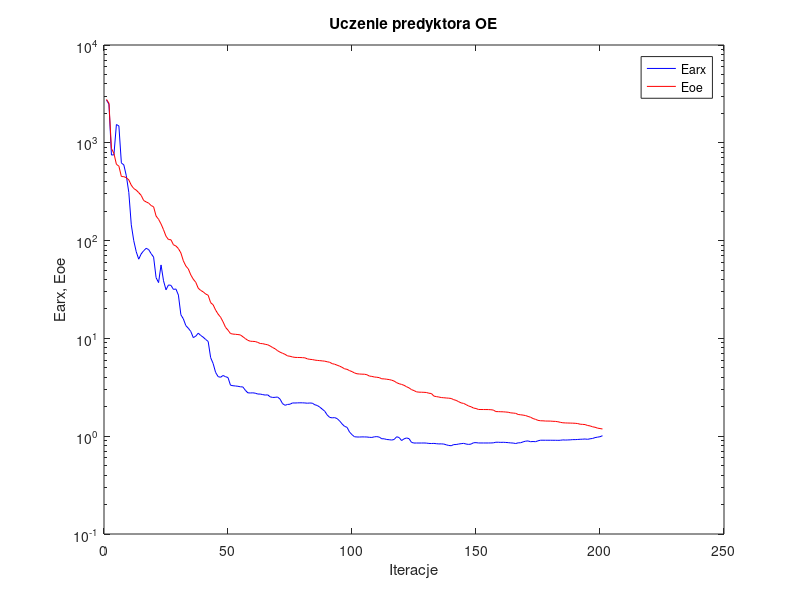
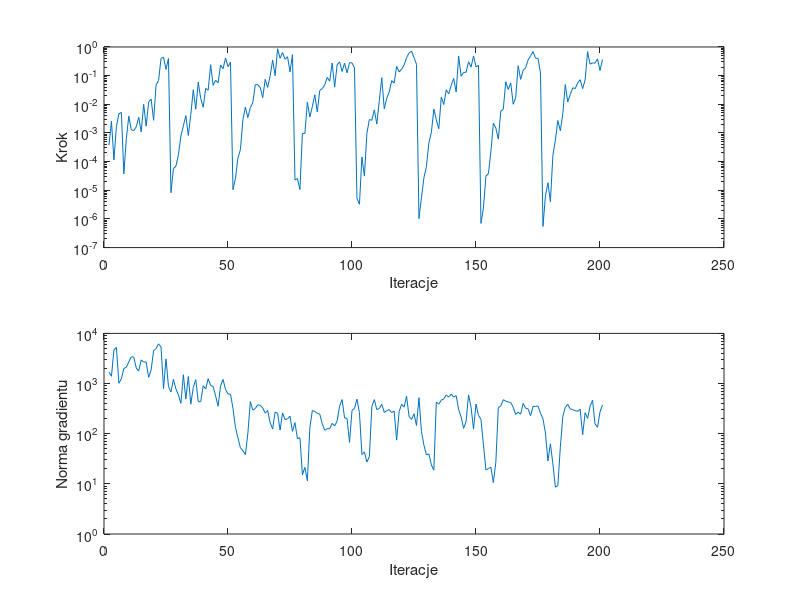

Reproduce these figures in MATLAB, in order.
%uczenie predyktora oe
clear all;
n=0; farx(n+1)=2.736853e+003; foe(n+1)=2.776804e+003; wspucz(n+1)=0.000000e+000; ng(n+1)=0.000000e+000;
%odnowa zmiennej metryki
n=1; farx(n+1)=2.481848e+003; foe(n+1)=2.538449e+003; krok(n+1)=3.748417e-004; ng(n+1)=1.687330e+003;
n=2; farx(n+1)=7.495949e+002; foe(n+1)=8.737540e+002; krok(n+1)=2.559883e-003; ng(n+1)=1.397214e+003;
n=3; farx(n+1)=7.547811e+002; foe(n+1)=7.783925e+002; krok(n+1)=1.151008e-004; ng(n+1)=4.667396e+003;
n=4; farx(n+1)=1.538208e+003; foe(n+1)=6.027641e+002; krok(n+1)=1.683682e-003; ng(n+1)=5.266936e+003;
n=5; farx(n+1)=1.487893e+003; foe(n+1)=5.774754e+002; krok(n+1)=4.644777e-003; ng(n+1)=1.013739e+003;
n=6; farx(n+1)=6.233177e+002; foe(n+1)=4.523012e+002; krok(n+1)=5.214412e-003; ng(n+1)=1.243184e+003;
n=7; farx(n+1)=5.935116e+002; foe(n+1)=4.505007e+002; krok(n+1)=3.740683e-005; ng(n+1)=1.995452e+003;
n=8; farx(n+1)=4.596349e+002; foe(n+1)=4.394796e+002; krok(n+1)=6.384605e-004; ng(n+1)=2.111290e+003;
n=9; farx(n+1)=3.116048e+002; foe(n+1)=4.174015e+002; krok(n+1)=3.846158e-003; ng(n+1)=2.716912e+003;
n=10; farx(n+1)=1.450184e+002; foe(n+1)=3.684592e+002; krok(n+1)=1.291963e-003; ng(n+1)=3.393923e+003;
n=11; farx(n+1)=9.969441e+001; foe(n+1)=3.406149e+002; krok(n+1)=1.210414e-003; ng(n+1)=3.386178e+003;
n=12; farx(n+1)=7.688743e+001; foe(n+1)=3.282146e+002; krok(n+1)=1.651654e-003; ng(n+1)=2.039004e+003;
n=13; farx(n+1)=6.457853e+001; foe(n+1)=3.094168e+002; krok(n+1)=3.516052e-003; ng(n+1)=1.776748e+003;
n=14; farx(n+1)=7.317268e+001; foe(n+1)=2.897721e+002; krok(n+1)=1.093065e-003; ng(n+1)=2.962296e+003;
n=15; farx(n+1)=7.883504e+001; foe(n+1)=2.569121e+002; krok(n+1)=1.000091e-002; ng(n+1)=2.686501e+003;
n=16; farx(n+1)=8.338818e+001; foe(n+1)=2.487063e+002; krok(n+1)=1.726986e-003; ng(n+1)=2.690073e+003;
n=17; farx(n+1)=8.096998e+001; foe(n+1)=2.417579e+002; krok(n+1)=1.196180e-002; ng(n+1)=1.330247e+003;
n=18; farx(n+1)=7.356835e+001; foe(n+1)=2.284101e+002; krok(n+1)=1.532510e-002; ng(n+1)=1.862828e+003;
n=19; farx(n+1)=6.784008e+001; foe(n+1)=2.216512e+002; krok(n+1)=2.774090e-003; ng(n+1)=4.537998e+003;
n=20; farx(n+1)=4.179210e+001; foe(n+1)=1.782732e+002; krok(n+1)=4.739825e-002; ng(n+1)=4.988969e+003;
n=21; farx(n+1)=3.721339e+001; foe(n+1)=1.651575e+002; krok(n+1)=6.700045e-002; ng(n+1)=6.201007e+003;
n=22; farx(n+1)=5.640043e+001; foe(n+1)=1.480148e+002; krok(n+1)=4.041502e-001; ng(n+1)=5.357584e+003;
n=23; farx(n+1)=3.884098e+001; foe(n+1)=1.292462e+002; krok(n+1)=4.386596e-001; ng(n+1)=7.940179e+002;
n=24; farx(n+1)=3.140158e+001; foe(n+1)=1.108564e+002; krok(n+1)=1.653712e-001; ng(n+1)=3.107726e+003;
n=25; farx(n+1)=3.522078e+001; foe(n+1)=1.025139e+002; krok(n+1)=3.963116e-001; ng(n+1)=8.735844e+002;
%odnowa zmiennej metryki
n=26; farx(n+1)=3.485474e+001; foe(n+1)=1.020066e+002; krok(n+1)=8.223627e-006; ng(n+1)=6.791413e+002;
n=27; farx(n+1)=3.169875e+001; foe(n+1)=9.062559e+001; krok(n+1)=5.665485e-005; ng(n+1)=1.212212e+003;
n=28; farx(n+1)=3.200550e+001; foe(n+1)=8.805577e+001; krok(n+1)=6.990770e-005; ng(n+1)=7.788448e+002;
n=29; farx(n+1)=2.772947e+001; foe(n+1)=8.288107e+001; krok(n+1)=1.736749e-004; ng(n+1)=5.956181e+002;
n=30; farx(n+1)=1.745208e+001; foe(n+1)=7.478767e+001; krok(n+1)=7.821151e-004; ng(n+1)=4.019309e+002;
n=31; farx(n+1)=1.583156e+001; foe(n+1)=6.207895e+001; krok(n+1)=1.772228e-003; ng(n+1)=1.499453e+003;
n=32; farx(n+1)=1.351115e+001; foe(n+1)=5.498033e+001; krok(n+1)=4.038010e-003; ng(n+1)=4.902434e+002;
n=33; farx(n+1)=1.270400e+001; foe(n+1)=5.135306e+001; krok(n+1)=8.178849e-004; ng(n+1)=1.382194e+003;
n=34; farx(n+1)=1.176696e+001; foe(n+1)=4.457030e+001; krok(n+1)=4.432757e-003; ng(n+1)=3.878100e+002;
n=35; farx(n+1)=1.019116e+001; foe(n+1)=4.029215e+001; krok(n+1)=3.201356e-002; ng(n+1)=8.393067e+002;
n=36; farx(n+1)=1.053779e+001; foe(n+1)=3.747428e+001; krok(n+1)=6.746361e-003; ng(n+1)=1.196956e+003;
n=37; farx(n+1)=1.131640e+001; foe(n+1)=3.260748e+001; krok(n+1)=5.919426e-002; ng(n+1)=4.355534e+002;
n=38; farx(n+1)=1.072207e+001; foe(n+1)=3.093917e+001; krok(n+1)=1.600986e-002; ng(n+1)=4.354038e+002;
n=39; farx(n+1)=1.029172e+001; foe(n+1)=2.992095e+001; krok(n+1)=7.883344e-003; ng(n+1)=9.055046e+002;
n=40; farx(n+1)=9.753325e+000; foe(n+1)=2.843561e+001; krok(n+1)=3.595477e-002; ng(n+1)=7.781722e+002;
n=41; farx(n+1)=9.309869e+000; foe(n+1)=2.763625e+001; krok(n+1)=3.096569e-002; ng(n+1)=1.250188e+003;
n=42; farx(n+1)=6.358863e+000; foe(n+1)=2.319911e+001; krok(n+1)=2.401567e-001; ng(n+1)=9.097300e+002;
n=43; farx(n+1)=5.539874e+000; foe(n+1)=2.206998e+001; krok(n+1)=4.568872e-002; ng(n+1)=8.756920e+002;
n=44; farx(n+1)=4.489333e+000; foe(n+1)=1.949044e+001; krok(n+1)=6.905442e-002; ng(n+1)=5.674280e+002;
n=45; farx(n+1)=4.067802e+000; foe(n+1)=1.773210e+001; krok(n+1)=5.606295e-002; ng(n+1)=3.530229e+002;
n=46; farx(n+1)=4.004563e+000; foe(n+1)=1.648076e+001; krok(n+1)=2.343012e-001; ng(n+1)=8.961028e+002;
n=47; farx(n+1)=4.175837e+000; foe(n+1)=1.479158e+001; krok(n+1)=1.738735e-001; ng(n+1)=1.210226e+003;
n=48; farx(n+1)=4.061072e+000; foe(n+1)=1.298896e+001; krok(n+1)=4.147513e-001; ng(n+1)=7.622251e+002;
n=49; farx(n+1)=3.978405e+000; foe(n+1)=1.213978e+001; krok(n+1)=2.054358e-001; ng(n+1)=6.167958e+002;
n=50; farx(n+1)=3.322726e+000; foe(n+1)=1.121175e+001; krok(n+1)=2.950300e-001; ng(n+1)=6.150163e+002;
%odnowa zmiennej metryki
n=51; farx(n+1)=3.282080e+000; foe(n+1)=1.106789e+001; krok(n+1)=1.046074e-005; ng(n+1)=3.223645e+002;
n=52; farx(n+1)=3.262688e+000; foe(n+1)=1.101641e+001; krok(n+1)=2.605170e-005; ng(n+1)=1.339163e+002;
n=53; farx(n+1)=3.238504e+000; foe(n+1)=1.094754e+001; krok(n+1)=1.333319e-004; ng(n+1)=8.273679e+001;
n=54; farx(n+1)=3.201609e+000; foe(n+1)=1.085103e+001; krok(n+1)=2.619761e-004; ng(n+1)=5.226821e+001;
n=55; farx(n+1)=3.188319e+000; foe(n+1)=1.039771e+001; krok(n+1)=2.885366e-003; ng(n+1)=4.579224e+001;
n=56; farx(n+1)=2.946821e+000; foe(n+1)=9.953563e+000; krok(n+1)=7.932207e-003; ng(n+1)=3.835096e+001;
n=57; farx(n+1)=2.776491e+000; foe(n+1)=9.556088e+000; krok(n+1)=3.426502e-003; ng(n+1)=1.003861e+002;
n=58; farx(n+1)=2.767188e+000; foe(n+1)=9.357132e+000; krok(n+1)=7.660947e-003; ng(n+1)=4.372722e+002;
n=59; farx(n+1)=2.776632e+000; foe(n+1)=9.324201e+000; krok(n+1)=1.131031e-002; ng(n+1)=2.954604e+002;
n=60; farx(n+1)=2.752988e+000; foe(n+1)=9.290083e+000; krok(n+1)=4.821088e-002; ng(n+1)=3.177398e+002;
n=61; farx(n+1)=2.699469e+000; foe(n+1)=9.097993e+000; krok(n+1)=4.834060e-002; ng(n+1)=3.768255e+002;
n=62; farx(n+1)=2.696668e+000; foe(n+1)=8.871667e+000; krok(n+1)=3.844828e-002; ng(n+1)=3.672981e+002;
n=63; farx(n+1)=2.663089e+000; foe(n+1)=8.833258e+000; krok(n+1)=1.703693e-002; ng(n+1)=3.263653e+002;
n=64; farx(n+1)=2.634488e+000; foe(n+1)=8.703400e+000; krok(n+1)=7.468693e-002; ng(n+1)=2.570116e+002;
n=65; farx(n+1)=2.647664e+000; foe(n+1)=8.608142e+000; krok(n+1)=3.899737e-002; ng(n+1)=2.898654e+002;
n=66; farx(n+1)=2.527202e+000; foe(n+1)=8.364455e+000; krok(n+1)=9.907791e-002; ng(n+1)=1.646542e+002;
n=67; farx(n+1)=2.490582e+000; foe(n+1)=8.063380e+000; krok(n+1)=3.485301e-001; ng(n+1)=1.242423e+002;
n=68; farx(n+1)=2.497266e+000; foe(n+1)=7.830365e+000; krok(n+1)=9.957579e-002; ng(n+1)=2.710474e+002;
n=69; farx(n+1)=2.516290e+000; foe(n+1)=7.482361e+000; krok(n+1)=8.649503e-001; ng(n+1)=2.556602e+002;
n=70; farx(n+1)=2.390608e+000; foe(n+1)=7.229392e+000; krok(n+1)=4.027995e-001; ng(n+1)=1.180840e+002;
n=71; farx(n+1)=2.152628e+000; foe(n+1)=7.045660e+000; krok(n+1)=6.400584e-001; ng(n+1)=2.596016e+002;
n=72; farx(n+1)=2.069980e+000; foe(n+1)=6.872619e+000; krok(n+1)=3.745525e-001; ng(n+1)=1.909630e+002;
n=73; farx(n+1)=2.112086e+000; foe(n+1)=6.625399e+000; krok(n+1)=4.577617e-001; ng(n+1)=1.978260e+002;
n=74; farx(n+1)=2.123193e+000; foe(n+1)=6.568932e+000; krok(n+1)=1.346726e-001; ng(n+1)=2.241234e+002;
n=75; farx(n+1)=2.187910e+000; foe(n+1)=6.459556e+000; krok(n+1)=5.403833e-001; ng(n+1)=1.114403e+002;
%odnowa zmiennej metryki
n=76; farx(n+1)=2.185461e+000; foe(n+1)=6.396857e+000; krok(n+1)=2.288495e-005; ng(n+1)=1.661182e+002;
n=77; farx(n+1)=2.191618e+000; foe(n+1)=6.383717e+000; krok(n+1)=2.567510e-005; ng(n+1)=7.885328e+001;
n=78; farx(n+1)=2.195284e+000; foe(n+1)=6.376226e+000; krok(n+1)=1.057446e-005; ng(n+1)=8.329334e+001;
n=79; farx(n+1)=2.194775e+000; foe(n+1)=6.358260e+000; krok(n+1)=9.769704e-004; ng(n+1)=1.521685e+001;
n=80; farx(n+1)=2.187454e+000; foe(n+1)=6.328403e+000; krok(n+1)=9.540187e-004; ng(n+1)=2.125753e+001;
n=81; farx(n+1)=2.174453e+000; foe(n+1)=6.177500e+000; krok(n+1)=1.196180e-002; ng(n+1)=1.153357e+001;
n=82; farx(n+1)=2.185695e+000; foe(n+1)=6.109200e+000; krok(n+1)=3.625910e-003; ng(n+1)=1.315351e+002;
n=83; farx(n+1)=2.175457e+000; foe(n+1)=6.078155e+000; krok(n+1)=8.179390e-003; ng(n+1)=2.891717e+002;
n=84; farx(n+1)=2.096893e+000; foe(n+1)=6.001320e+000; krok(n+1)=2.152696e-002; ng(n+1)=2.779355e+002;
n=85; farx(n+1)=2.061604e+000; foe(n+1)=5.957596e+000; krok(n+1)=5.368339e-003; ng(n+1)=2.542597e+002;
n=86; farx(n+1)=1.982923e+000; foe(n+1)=5.924638e+000; krok(n+1)=3.045281e-002; ng(n+1)=2.452450e+002;
n=87; farx(n+1)=1.892166e+000; foe(n+1)=5.888229e+000; krok(n+1)=3.500452e-002; ng(n+1)=1.577957e+002;
n=88; farx(n+1)=1.800561e+000; foe(n+1)=5.852211e+000; krok(n+1)=4.769382e-002; ng(n+1)=1.173694e+002;
n=89; farx(n+1)=1.649688e+000; foe(n+1)=5.768968e+000; krok(n+1)=8.693674e-002; ng(n+1)=1.258448e+002;
n=90; farx(n+1)=1.557155e+000; foe(n+1)=5.703771e+000; krok(n+1)=6.357754e-002; ng(n+1)=1.255787e+002;
n=91; farx(n+1)=1.540598e+000; foe(n+1)=5.519158e+000; krok(n+1)=2.760258e-001; ng(n+1)=1.608588e+002;
n=92; farx(n+1)=1.548908e+000; foe(n+1)=5.447483e+000; krok(n+1)=3.950757e-002; ng(n+1)=1.424503e+002;
n=93; farx(n+1)=1.513984e+000; foe(n+1)=5.322232e+000; krok(n+1)=2.382113e-001; ng(n+1)=1.790680e+002;
n=94; farx(n+1)=1.433443e+000; foe(n+1)=5.205908e+000; krok(n+1)=3.023171e-001; ng(n+1)=3.541951e+002;
n=95; farx(n+1)=1.335717e+000; foe(n+1)=5.061052e+000; krok(n+1)=1.400181e-001; ng(n+1)=4.795007e+002;
n=96; farx(n+1)=1.260518e+000; foe(n+1)=4.887706e+000; krok(n+1)=2.730638e-001; ng(n+1)=2.066273e+002;
n=97; farx(n+1)=1.232593e+000; foe(n+1)=4.828447e+000; krok(n+1)=1.253365e-001; ng(n+1)=2.018254e+002;
n=98; farx(n+1)=1.102889e+000; foe(n+1)=4.684641e+000; krok(n+1)=2.841626e-001; ng(n+1)=6.729649e+001;
n=99; farx(n+1)=1.036673e+000; foe(n+1)=4.576132e+000; krok(n+1)=2.781623e-001; ng(n+1)=2.907061e+002;
n=100; farx(n+1)=9.869549e-001; foe(n+1)=4.437416e+000; krok(n+1)=1.865458e-001; ng(n+1)=3.199527e+002;
%odnowa zmiennej metryki
n=101; farx(n+1)=9.817469e-001; foe(n+1)=4.348785e+000; krok(n+1)=5.173162e-006; ng(n+1)=4.880540e+002;
n=102; farx(n+1)=9.810222e-001; foe(n+1)=4.324631e+000; krok(n+1)=3.251840e-006; ng(n+1)=2.624429e+002;
n=103; farx(n+1)=9.838246e-001; foe(n+1)=4.308624e+000; krok(n+1)=1.450176e-004; ng(n+1)=3.836971e+001;
n=104; farx(n+1)=9.830557e-001; foe(n+1)=4.302811e+000; krok(n+1)=3.126325e-005; ng(n+1)=4.337628e+001;
n=105; farx(n+1)=9.814896e-001; foe(n+1)=4.252439e+000; krok(n+1)=9.600292e-004; ng(n+1)=2.717060e+001;
n=106; farx(n+1)=9.743869e-001; foe(n+1)=4.121347e+000; krok(n+1)=2.947309e-003; ng(n+1)=3.495341e+001;
n=107; farx(n+1)=9.714273e-001; foe(n+1)=4.088036e+000; krok(n+1)=2.774090e-003; ng(n+1)=3.478841e+002;
n=108; farx(n+1)=9.852412e-001; foe(n+1)=4.031078e+000; krok(n+1)=6.374691e-003; ng(n+1)=4.783883e+002;
n=109; farx(n+1)=9.904946e-001; foe(n+1)=4.006549e+000; krok(n+1)=2.050616e-003; ng(n+1)=3.012434e+002;
n=110; farx(n+1)=9.787929e-001; foe(n+1)=3.971216e+000; krok(n+1)=1.339882e-002; ng(n+1)=3.180751e+002;
n=111; farx(n+1)=9.418733e-001; foe(n+1)=3.863945e+000; krok(n+1)=8.472165e-002; ng(n+1)=3.864009e+002;
n=112; farx(n+1)=9.407062e-001; foe(n+1)=3.854963e+000; krok(n+1)=6.980962e-003; ng(n+1)=2.656276e+002;
n=113; farx(n+1)=9.252094e-001; foe(n+1)=3.823382e+000; krok(n+1)=1.611092e-002; ng(n+1)=2.882298e+002;
n=114; farx(n+1)=9.209755e-001; foe(n+1)=3.793107e+000; krok(n+1)=2.680031e-002; ng(n+1)=3.021942e+002;
n=115; farx(n+1)=9.135031e-001; foe(n+1)=3.740237e+000; krok(n+1)=6.679426e-002; ng(n+1)=2.631948e+002;
n=116; farx(n+1)=9.259289e-001; foe(n+1)=3.660836e+000; krok(n+1)=5.507577e-002; ng(n+1)=2.844124e+002;
n=117; farx(n+1)=9.870158e-001; foe(n+1)=3.526675e+000; krok(n+1)=2.114117e-001; ng(n+1)=7.447819e+001;
n=118; farx(n+1)=9.694963e-001; foe(n+1)=3.440139e+000; krok(n+1)=1.350958e-001; ng(n+1)=2.748036e+002;
n=119; farx(n+1)=9.027302e-001; foe(n+1)=3.383881e+000; krok(n+1)=1.666671e-001; ng(n+1)=3.868651e+002;
n=120; farx(n+1)=9.399999e-001; foe(n+1)=3.313143e+000; krok(n+1)=2.343012e-001; ng(n+1)=3.386098e+002;
n=121; farx(n+1)=9.597581e-001; foe(n+1)=3.204504e+000; krok(n+1)=4.268310e-001; ng(n+1)=5.602405e+002;
n=122; farx(n+1)=9.438136e-001; foe(n+1)=3.118784e+000; krok(n+1)=6.115403e-001; ng(n+1)=2.216806e+002;
n=123; farx(n+1)=8.646028e-001; foe(n+1)=2.992773e+000; krok(n+1)=7.208199e-001; ng(n+1)=1.927515e+002;
n=124; farx(n+1)=8.512788e-001; foe(n+1)=2.927279e+000; krok(n+1)=4.268310e-001; ng(n+1)=2.503750e+002;
n=125; farx(n+1)=8.520470e-001; foe(n+1)=2.841222e+000; krok(n+1)=2.483631e-001; ng(n+1)=1.456299e+002;
%odnowa zmiennej metryki
n=126; farx(n+1)=8.516592e-001; foe(n+1)=2.821101e+000; krok(n+1)=1.028336e-006; ng(n+1)=5.224247e+002;
n=127; farx(n+1)=8.516996e-001; foe(n+1)=2.816548e+000; krok(n+1)=5.431264e-006; ng(n+1)=1.111171e+002;
n=128; farx(n+1)=8.525355e-001; foe(n+1)=2.810056e+000; krok(n+1)=2.769106e-005; ng(n+1)=5.896127e+001;
n=129; farx(n+1)=8.502625e-001; foe(n+1)=2.798439e+000; krok(n+1)=6.596013e-005; ng(n+1)=3.771646e+001;
n=130; farx(n+1)=8.436618e-001; foe(n+1)=2.750684e+000; krok(n+1)=4.576195e-004; ng(n+1)=3.963459e+001;
n=131; farx(n+1)=8.418532e-001; foe(n+1)=2.732773e+000; krok(n+1)=1.040544e-003; ng(n+1)=2.380000e+001;
n=132; farx(n+1)=8.442312e-001; foe(n+1)=2.571707e+000; krok(n+1)=6.800237e-003; ng(n+1)=1.880055e+001;
n=133; farx(n+1)=8.383656e-001; foe(n+1)=2.540822e+000; krok(n+1)=2.900817e-003; ng(n+1)=4.248855e+002;
n=134; farx(n+1)=8.340751e-001; foe(n+1)=2.515577e+000; krok(n+1)=1.402081e-003; ng(n+1)=3.881247e+002;
n=135; farx(n+1)=8.348846e-001; foe(n+1)=2.484920e+000; krok(n+1)=1.802073e-002; ng(n+1)=4.682927e+002;
n=136; farx(n+1)=8.313414e-001; foe(n+1)=2.472521e+000; krok(n+1)=9.824309e-003; ng(n+1)=4.938098e+002;
n=137; farx(n+1)=8.167343e-001; foe(n+1)=2.459186e+000; krok(n+1)=3.197384e-002; ng(n+1)=5.939667e+002;
n=138; farx(n+1)=8.043604e-001; foe(n+1)=2.448104e+000; krok(n+1)=2.316852e-002; ng(n+1)=5.366879e+002;
n=139; farx(n+1)=7.991498e-001; foe(n+1)=2.430686e+000; krok(n+1)=4.568872e-002; ng(n+1)=6.156151e+002;
n=140; farx(n+1)=8.209889e-001; foe(n+1)=2.363902e+000; krok(n+1)=8.005809e-002; ng(n+1)=5.365230e+002;
n=141; farx(n+1)=8.219523e-001; foe(n+1)=2.324173e+000; krok(n+1)=2.672451e-002; ng(n+1)=5.745064e+002;
n=142; farx(n+1)=8.319043e-001; foe(n+1)=2.254540e+000; krok(n+1)=4.788369e-001; ng(n+1)=3.041498e+002;
n=143; farx(n+1)=8.387704e-001; foe(n+1)=2.191216e+000; krok(n+1)=9.547529e-002; ng(n+1)=2.162956e+002;
n=144; farx(n+1)=8.448551e-001; foe(n+1)=2.163897e+000; krok(n+1)=1.308702e-001; ng(n+1)=1.274852e+002;
n=145; farx(n+1)=8.320128e-001; foe(n+1)=2.103536e+000; krok(n+1)=1.304848e-001; ng(n+1)=1.746466e+002;
n=146; farx(n+1)=8.246523e-001; foe(n+1)=2.037608e+000; krok(n+1)=3.064368e-001; ng(n+1)=5.934279e+002;
n=147; farx(n+1)=8.304566e-001; foe(n+1)=2.000325e+000; krok(n+1)=1.992696e-001; ng(n+1)=3.400545e+002;
n=148; farx(n+1)=8.571863e-001; foe(n+1)=1.940405e+000; krok(n+1)=4.854776e-001; ng(n+1)=1.236170e+002;
n=149; farx(n+1)=8.593043e-001; foe(n+1)=1.919045e+000; krok(n+1)=2.044970e-001; ng(n+1)=3.895228e+002;
n=150; farx(n+1)=8.527666e-001; foe(n+1)=1.876726e+000; krok(n+1)=2.292046e-001; ng(n+1)=2.305687e+002;
%odnowa zmiennej metryki
n=151; farx(n+1)=8.526546e-001; foe(n+1)=1.874738e+000; krok(n+1)=7.009401e-007; ng(n+1)=1.930327e+002;
n=152; farx(n+1)=8.525757e-001; foe(n+1)=1.873807e+000; krok(n+1)=2.405510e-006; ng(n+1)=6.004169e+001;
n=153; farx(n+1)=8.524425e-001; foe(n+1)=1.873074e+000; krok(n+1)=3.128738e-005; ng(n+1)=1.895019e+001;
n=154; farx(n+1)=8.525824e-001; foe(n+1)=1.871803e+000; krok(n+1)=3.780400e-005; ng(n+1)=2.010834e+001;
n=155; farx(n+1)=8.531245e-001; foe(n+1)=1.865360e+000; krok(n+1)=2.215284e-004; ng(n+1)=2.152468e+001;
n=156; farx(n+1)=8.556973e-001; foe(n+1)=1.850143e+000; krok(n+1)=2.201622e-003; ng(n+1)=1.060080e+001;
n=157; farx(n+1)=8.676621e-001; foe(n+1)=1.785899e+000; krok(n+1)=1.491964e-003; ng(n+1)=2.713478e+001;
n=158; farx(n+1)=8.674785e-001; foe(n+1)=1.783081e+000; krok(n+1)=6.078605e-004; ng(n+1)=3.307561e+002;
n=159; farx(n+1)=8.648193e-001; foe(n+1)=1.778909e+000; krok(n+1)=5.792131e-003; ng(n+1)=3.596984e+002;
n=160; farx(n+1)=8.665061e-001; foe(n+1)=1.775810e+000; krok(n+1)=6.746361e-003; ng(n+1)=4.766619e+002;
n=161; farx(n+1)=8.633008e-001; foe(n+1)=1.766950e+000; krok(n+1)=6.101994e-002; ng(n+1)=4.444014e+002;
n=162; farx(n+1)=8.594436e-001; foe(n+1)=1.757483e+000; krok(n+1)=3.280985e-002; ng(n+1)=4.283366e+002;
n=163; farx(n+1)=8.539381e-001; foe(n+1)=1.732565e+000; krok(n+1)=5.576355e-002; ng(n+1)=4.181762e+002;
n=164; farx(n+1)=8.510417e-001; foe(n+1)=1.724219e+000; krok(n+1)=1.004449e-002; ng(n+1)=3.377817e+002;
n=165; farx(n+1)=8.416790e-001; foe(n+1)=1.713470e+000; krok(n+1)=1.683161e-002; ng(n+1)=2.422539e+002;
n=166; farx(n+1)=8.551860e-001; foe(n+1)=1.667997e+000; krok(n+1)=2.226006e-001; ng(n+1)=2.687451e+002;
n=167; farx(n+1)=8.568027e-001; foe(n+1)=1.655561e+000; krok(n+1)=7.406706e-002; ng(n+1)=2.455295e+002;
n=168; farx(n+1)=8.755415e-001; foe(n+1)=1.643447e+000; krok(n+1)=1.534454e-001; ng(n+1)=4.022322e+002;
n=169; farx(n+1)=8.896832e-001; foe(n+1)=1.625326e+000; krok(n+1)=1.872762e-001; ng(n+1)=3.231349e+002;
n=170; farx(n+1)=8.947372e-001; foe(n+1)=1.592661e+000; krok(n+1)=3.505976e-001; ng(n+1)=3.122039e+002;
n=171; farx(n+1)=8.785691e-001; foe(n+1)=1.562792e+000; krok(n+1)=4.909897e-001; ng(n+1)=2.285366e+002;
n=172; farx(n+1)=8.827332e-001; foe(n+1)=1.515649e+000; krok(n+1)=6.954939e-001; ng(n+1)=3.505040e+002;
n=173; farx(n+1)=8.786025e-001; foe(n+1)=1.486730e+000; krok(n+1)=4.027995e-001; ng(n+1)=3.506726e+002;
n=174; farx(n+1)=8.973652e-001; foe(n+1)=1.452734e+000; krok(n+1)=4.015963e-001; ng(n+1)=3.560461e+002;
n=175; farx(n+1)=9.098639e-001; foe(n+1)=1.438358e+000; krok(n+1)=1.242765e-001; ng(n+1)=2.573743e+002;
%odnowa zmiennej metryki
n=176; farx(n+1)=9.097981e-001; foe(n+1)=1.436414e+000; krok(n+1)=5.499491e-007; ng(n+1)=1.987546e+002;
n=177; farx(n+1)=9.094369e-001; foe(n+1)=1.429243e+000; krok(n+1)=6.412137e-006; ng(n+1)=1.032704e+002;
n=178; farx(n+1)=9.093855e-001; foe(n+1)=1.428280e+000; krok(n+1)=1.835442e-005; ng(n+1)=2.859278e+001;
n=179; farx(n+1)=9.093545e-001; foe(n+1)=1.427231e+000; krok(n+1)=4.006011e-006; ng(n+1)=6.308949e+001;
n=180; farx(n+1)=9.087643e-001; foe(n+1)=1.420235e+000; krok(n+1)=1.648234e-004; ng(n+1)=2.505863e+001;
n=181; farx(n+1)=9.086583e-001; foe(n+1)=1.417526e+000; krok(n+1)=5.617933e-004; ng(n+1)=8.588518e+000;
n=182; farx(n+1)=9.074046e-001; foe(n+1)=1.406032e+000; krok(n+1)=2.716773e-003; ng(n+1)=9.184827e+000;
n=183; farx(n+1)=9.087829e-001; foe(n+1)=1.386601e+000; krok(n+1)=1.191878e-003; ng(n+1)=5.361241e+001;
n=184; farx(n+1)=9.165470e-001; foe(n+1)=1.371935e+000; krok(n+1)=4.806036e-003; ng(n+1)=2.196889e+002;
n=185; farx(n+1)=9.133216e-001; foe(n+1)=1.367132e+000; krok(n+1)=4.880471e-002; ng(n+1)=3.361369e+002;
n=186; farx(n+1)=9.156844e-001; foe(n+1)=1.364059e+000; krok(n+1)=1.204622e-002; ng(n+1)=3.841312e+002;
n=187; farx(n+1)=9.178166e-001; foe(n+1)=1.362074e+000; krok(n+1)=2.183177e-002; ng(n+1)=3.119731e+002;
n=188; farx(n+1)=9.226923e-001; foe(n+1)=1.359355e+000; krok(n+1)=3.766673e-002; ng(n+1)=3.031348e+002;
n=189; farx(n+1)=9.227741e-001; foe(n+1)=1.355448e+000; krok(n+1)=3.535818e-002; ng(n+1)=2.872225e+002;
n=190; farx(n+1)=9.259884e-001; foe(n+1)=1.346486e+000; krok(n+1)=5.623415e-002; ng(n+1)=2.793795e+002;
n=191; farx(n+1)=9.301471e-001; foe(n+1)=1.326703e+000; krok(n+1)=7.208292e-002; ng(n+1)=3.086358e+002;
n=192; farx(n+1)=9.321130e-001; foe(n+1)=1.321189e+000; krok(n+1)=3.519888e-002; ng(n+1)=9.490789e+001;
n=193; farx(n+1)=9.364891e-001; foe(n+1)=1.314992e+000; krok(n+1)=7.100297e-002; ng(n+1)=2.627712e+002;
n=194; farx(n+1)=9.294233e-001; foe(n+1)=1.286452e+000; krok(n+1)=6.888628e-001; ng(n+1)=2.015271e+002;
n=195; farx(n+1)=9.409167e-001; foe(n+1)=1.274507e+000; krok(n+1)=2.515191e-001; ng(n+1)=3.553628e+002;
n=196; farx(n+1)=9.483756e-001; foe(n+1)=1.247953e+000; krok(n+1)=2.762929e-001; ng(n+1)=4.631508e+002;
n=197; farx(n+1)=9.675842e-001; foe(n+1)=1.234544e+000; krok(n+1)=2.760258e-001; ng(n+1)=1.560813e+002;
n=198; farx(n+1)=9.779544e-001; foe(n+1)=1.209204e+000; krok(n+1)=3.839848e-001; ng(n+1)=1.339937e+002;
n=199; farx(n+1)=9.880147e-001; foe(n+1)=1.198114e+000; krok(n+1)=1.497077e-001; ng(n+1)=2.716771e+002;
n=200; farx(n+1)=1.011336e+000; foe(n+1)=1.184849e+000; krok(n+1)=3.644735e-001; ng(n+1)=3.748214e+002;

figure; semilogy(farx,'b'); hold on; semilogy(foe,'r'); xlabel('Iteracje'); ylabel('Earx, Eoe'); legend('Earx','Eoe'); title('Uczenie predyktora OE');
figure; subplot(2,1,1); semilogy(krok); xlabel('Iteracje'); ylabel('Krok');
subplot(2,1,2); semilogy(ng); xlabel('Iteracje'); ylabel('Norma gradientu');
Earx=farx(n+1)
Eoe=foe(n+1)
